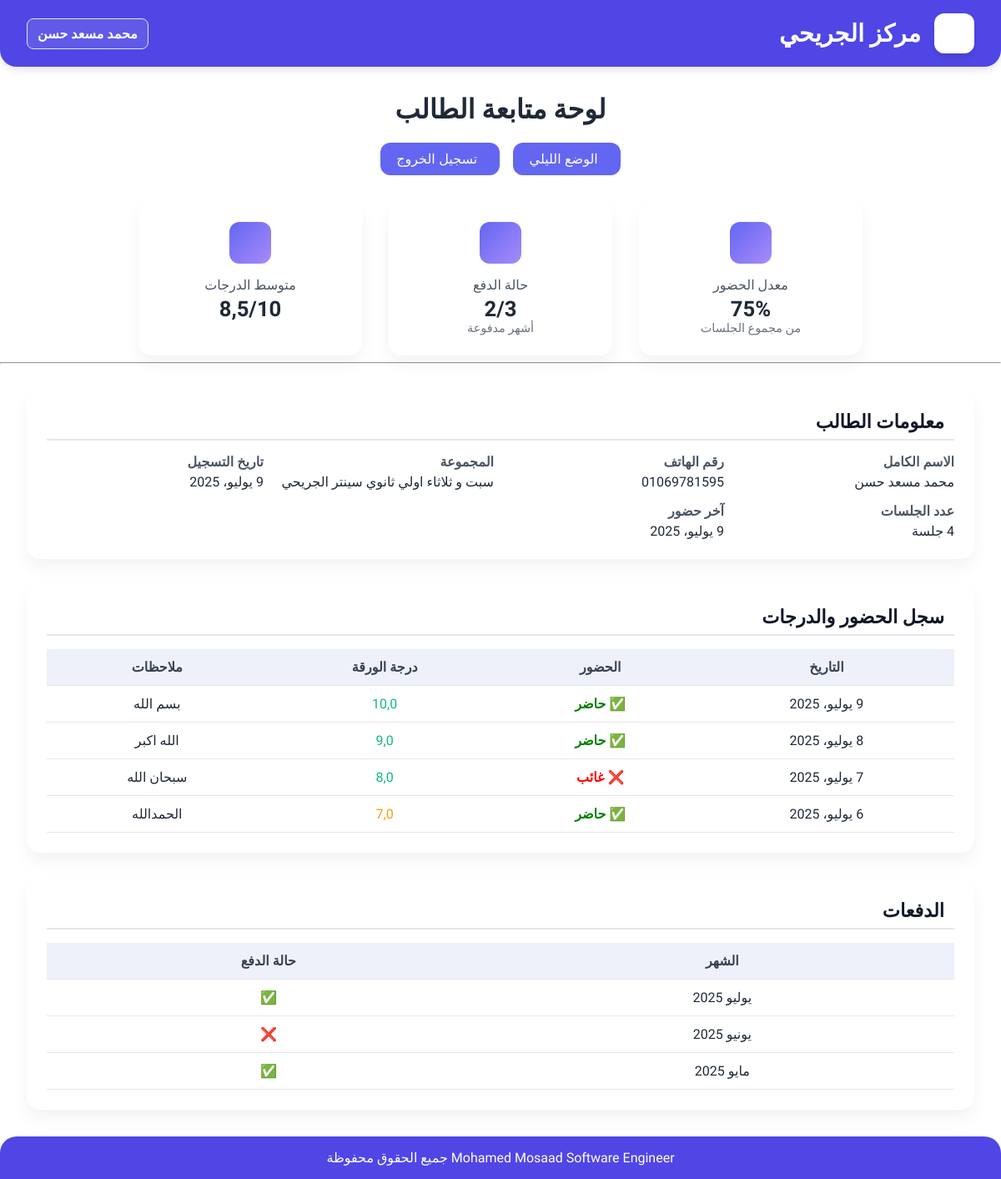
The page /dashboard/ (signed in) on the database its author committed.
### students/models.py (models this page shows, shortened)
class Student(models.Model):
    name = models.CharField(max_length=100, verbose_name='الاسم الكامل')
    phone = models.CharField(max_length=20, unique=True, verbose_name='رقم الهاتف')
    password = models.CharField(max_length=128, verbose_name='كلمة المرور')
    group = models.ForeignKey(Group, on_delete=models.SET_NULL, null=True, verbose_name='المجموعة')
    registration_date = models.DateField(auto_now_add=True, verbose_name='تاريخ التسجيل')
    class Meta:
        verbose_name = 'طالب'
        verbose_name_plural = 'الطلاب'

class Group(models.Model):
    name = models.CharField(max_length=50, verbose_name='اسم المجموعة')
    class Meta:
        verbose_name = 'مجموعة'
        verbose_name_plural = 'المجموعات'

### records/models.py (models this page shows, shortened)
class Record(models.Model):
    student = models.ForeignKey(Student, on_delete=models.CASCADE, related_name='records', verbose_name='الطالب')
    date = models.DateField(verbose_name='التاريخ')
    attendance = models.BooleanField(default=False, verbose_name='حضور')
    grade = models.FloatField(null=True, blank=True, verbose_name='الدرجة')
    notes = models.TextField(blank=True, verbose_name='ملاحظات')
    class Meta:
        verbose_name = 'سجل أسبوعي'
        verbose_name_plural = 'السجلات الأسبوعية'
        ordering = ['-date']

### payments/models.py (models this page shows, shortened)
class Payment(models.Model):
    student = models.ForeignKey(Student, on_delete=models.CASCADE, related_name='payments', verbose_name='الطالب')
    month = models.DateField(verbose_name='الشهر')
    is_paid = models.BooleanField(default=False, verbose_name='تم الدفع')
    class Meta:
        verbose_name = 'دفعة'
        verbose_name_plural = 'الدفعات'
        unique_together = ('student', 'month')
        ordering = ['-month']

### accounts/views.py (the view)
# urls.py: path('dashboard/', views.dashboard, name='dashboard'),
def dashboard(request):
    student_id = request.session.get('student_id')
    if not student_id:
        return redirect('login')
    student = Student.objects.get(id=student_id)
    records = student.records.order_by('-date')
    payments = student.payments.order_by('-month')
    total_sessions = records.count()
    attended = records.filter(attendance=True).count()
    attendance_rate = int(attended * 100 / total_sessions) if total_sessions else 0
    avg_grade = records.aggregate(avg=Avg('grade'))['avg'] or 0
    paid_count = payments.filter(is_paid=True).count()
    context = {
        'student': student,
        'records': records,
        'payments': payments,
        'attendance_rate': attendance_rate,
        'avg_grade': round(avg_grade, 1),
        'paid_count': paid_count,
        'total_payments': payments.count(),
    }
    return render(request, 'Student_Dashboard.html', context)

### templates/Student_Dashboard.html (shortened to what this page needs)
<!DOCTYPE html>
{% load static %}
<html dir="rtl" lang="ar">
<head>
    <link href="{% static 'Student_page.css' %}" rel="stylesheet">
</head>
<body>
    <header>
        <div class="logo">
            <div class="logo-icon">
            </div>
            <h1 class="logo-text">مركز الجريحي</h1>
        </div>
        <div class="user-info">
            <div class="user-details">
                <div class="user-name">{{ student.name }}</div>
            </div>
        </div>
    </header>
    <div class="container">
        <div class="dashboard-header">
            <h1 class="page-title">لوحة متابعة الطالب</h1>
            <div class="dashboard-actions">
                <button class="action-btn" onclick="toggleDarkMode()">
                    <span>الوضع الليلي</span>
                </button>
                <button class="action-btn" id="logoutBtn">
                    <span>تسجيل الخروج</span>
                </button>
            </div>
        </div>
        <div class="stats-grid">
            <div class="stat-card">
                <div class="stat-icon attendance-icon">
                </div>
                <div class="stat-title">معدل الحضور</div>
                <div class="stat-value">{{ attendance_rate }}%</div>
                <div class="stat-subtext">من مجموع الجلسات</div>
            </div>
            <div class="stat-card">
                <div class="stat-icon payment-icon">
                </div>
                <div class="stat-title">حالة الدفع</div>
                <div class="stat-value">{{ paid_count }}/{{ total_payments }}</div>
                <div class="stat-subtext">أشهر مدفوعة</div>
            </div>
            <div class="stat-card">
                <div class="stat-icon grade-icon">
                </div>
                <div class="stat-title">متوسط الدرجات</div>
                <div class="stat-value">{{ avg_grade }}/10</div>
                <div class="stat-subtext">&nbsp;</div>
            </div>
        </div>
        <hr class="section-divider">
        <div class="card">
            <div class="card-header">
                معلومات الطالب
            </div>
            <div class="card-body">
                <div class="student-info-grid">
                    <div class="info-item">
                        <div class="info-label">الاسم الكامل</div>
                        <div class="info-value">{{ student.name }}</div>
                    </div>
                    <div class="info-item">
                        <div class="info-label">رقم الهاتف</div>
                        <div class="info-value">{{ student.phone }}</div>
                    </div>
                    <div class="info-item">
                        <div class="info-label">المجموعة</div>
                        <div class="info-value"><span class="highlight">{{ student.group.name }}</span></div>
                    </div>
                    <div class="info-item">
                        <div class="info-label">تاريخ التسجيل</div>
                        <div class="info-value">{{ student.registration_date }}</div>
                    </div>
                    <div class="info-item">
                        <div class="info-label">عدد الجلسات</div>
                        <div class="info-value">{{ records|length }} جلسة</div>
                    </div>
                    <div class="info-item">
                        <div class="info-label">آخر حضور</div>
                        <div class="info-value">{{ records.0.date|default:"-" }}</div>
                    </div>
                </div>
            </div>
        </div>
        <div class="card">
            <div class="card-header">
                سجل الحضور والدرجات
            </div>
            <div class="card-body">
                <div class="table-container">
                    <table class="progress-table">
                        <thead>
                            <tr>
                                <th>التاريخ</th>
                                <th>الحضور</th>
                                <th>درجة الورقة</th>
                                <th>ملاحظات</th>
                            </tr>
                        </thead>
                        <tbody>
                            {% for record in records %}
                            <tr class="session-row">
                                <td>{{ record.date }}</td>
                                <td class="{% if record.attendance %}present{% else %}absent{% endif %}">
                                    {% if record.attendance %}✅ حاضر{% else %}❌ غائب{% endif %}
                                </td>
                                <td
                                    class="grade-cell {% if record.grade %}{% if record.grade >= 8 %}good-grade{% elif record.grade >= 6 %}avg-grade{% else %}low-grade{% endif %}{% endif %}">
                                    {{ record.grade|default:"-" }}
                                </td>
                                <td>{{ record.notes|default:"-" }}</td>
                            </tr>
                            {% empty %}
                            <tr>
                                <td colspan="4">لا توجد سجلات</td>
                            </tr>
                            {% endfor %}
                        </tbody>
                    </table>
                </div>
            </div>
        </div>
        <div class="card">
            <div class="card-header">
                الدفعات
            </div>
            <div class="card-body">
                <div class="table-container">
                    <table class="progress-table">
                        <thead>
                            <tr>
                                <th>الشهر</th>
                                <th>حالة الدفع</th>
                            </tr>
                        </thead>
                        <tbody>
                            {% for payment in payments %}
                            <tr>
                                <td>{{ payment.month|date:'F Y' }}</td>
                                <td class="{% if payment.is_paid %}paid{% else %}unpaid{% endif %}">
                                    {% if payment.is_paid %}✅{% else %}❌{% endif %}
                                </td>
                            </tr>
                            {% empty %}
                            <tr>
                                <td colspan="2">لا توجد دفعات</td>
                            </tr>
                            {% endfor %}
                        </tbody>
                    </table>
                </div>
            </div>
        </div>
    </div>
    <footer>
        <div class="footer-content">
            <div class="copyright">
                <span>Mohamed Mosaad Software Engineer</span>
                <span>جميع الحقوق محفوظة</span><br>
            </div>
        </div>
    </footer>
</body>
</html>

### static/Student_page.css (style rules this page uses)
body::before { content: ""; position: fixed; top: 0; left: 0; width: 100%; height: 100%; background: rgba(255, 255, 255, 0.85); z-index: -1; }
body { font-family: 'Cairo', sans-serif; color: #1f2937; margin: 0; padding: 0; background-size: contain; background-attachment: fixed; transition: background-color 0.4s ease, color 0.4s ease; }
header { background: #4f46e5; color: white; padding: 1rem 2rem; display: flex; justify-content: space-between; align-items: center; border-radius: 0 0 20px 20px; box-shadow: 0 4px 10px rgba(0, 0, 0, 0.1); transition: background-color 0.4s ease; }
.logo { display: flex; align-items: center; gap: 1rem; }
.logo-icon { font-size: 2.2rem; background: white; color: #4f46e5; width: 48px; height: 48px; display: flex; justify-content: center; align-items: center; border-radius: 12px; box-shadow: 0 4px 6px rgba(0, 0, 0, 0.1); transition: transform 0.3s ease; }
.logo-text { font-size: 1.8rem; font-weight: bold; margin: 0; color: white; }
.user-info { display: flex; align-items: center; gap: 1rem; border: 1px solid #e5e7eb; padding: 8px 12px; border-radius: 8px; background: rgba(255, 255, 255, 0.1); }
.user-name { font-size: 1rem; font-weight: 600; color: white; }
.dashboard-header { text-align: center; margin: 2rem 0; }
.dashboard-actions { display: flex; justify-content: center; gap: 1rem; margin-top: 1rem; flex-wrap: wrap; }
.action-btn { background: #6366f1; color: white; padding: 0.6rem 1.2rem; border: none; border-radius: 12px; font-size: 1rem; cursor: pointer; display: flex; align-items: center; gap: 0.5rem; transition: background 0.3s, box-shadow 0.3s ease; position: relative; overflow: hidden; }
.stats-grid { display: flex; flex-wrap: wrap; justify-content: center; gap: 2rem; padding: 0 2rem; }
.stat-card { background: white; border-radius: 16px; box-shadow: 0 10px 20px rgba(0,0,0,0.05); padding: 1.5rem; text-align: center; width: 220px; transition: transform 0.3s ease; animation: fadeInUp 0.6s ease-in-out both; }
.stat-icon { font-size: 2rem; background: linear-gradient(135deg, #6366f1, #a78bfa); color: white; width: 50px; height: 50px; margin: 0 auto 1rem; border-radius: 12px; display: flex; justify-content: center; align-items: center; transition: transform 0.3s ease, box-shadow 0.3s ease; }
.stat-title { font-size: 1rem; margin-bottom: 0.3rem; color: #4b5563; }
.stat-value { font-size: 1.6rem; font-weight: bold; color: #1f2937; }
.stat-subtext { font-size: 0.9rem; color: #6b7280; }
.card { background: white; margin: 2rem; padding: 1.5rem; border-radius: 16px; box-shadow: 0 10px 20px rgba(0,0,0,0.05); transition: background-color 0.3s ease, color 0.3s ease; animation: fadeInUp 0.6s ease-in-out both; }
.card-header { font-weight: 700; font-size: 1.4rem; margin-bottom: 1rem; color: #111827; display: flex; align-items: center; gap: 0.75rem; padding-bottom: 0.5rem; border-bottom: 2px solid #e5e7eb; text-shadow: 0 1px 1px rgba(0, 0, 0, 0.05); position: relative; }
.card-header::after { content: ''; position: absolute; bottom: 0; right: 0; height: 3px; width: 0; background: #6366f1; border-radius: 5px; transition: width 0.4s ease; }
.student-info-grid { display: grid; grid-template-columns: repeat(auto-fit, minmax(220px, 1fr)); gap: 1rem; }
.info-label { font-weight: bold; color: #4b5563; }
.info-value { margin-top: 0.3rem; color: #1f2937; }
.table-container { overflow-x: auto; }
.progress-table { width: 100%; border-collapse: collapse; }
.progress-table th, .progress-table td { padding: 0.75rem 1rem; text-align: center; border-bottom: 1px solid #e5e7eb; transition: background-color 0.3s ease; }
.progress-table th { background-color: #eef1f9; color: #374151; }
.present { color: green; font-weight: bold; }
.absent { color: red; font-weight: bold; }
.good-grade { color: #10b981; }
.avg-grade { color: #f59e0b; }
footer { background: #4f46e5; color: white; padding: 1rem; text-align: center; margin-top: 2rem; border-radius: 20px 20px 0 0; transition: background-color 0.4s ease; }

### rows shown on the page
Student: name "محمد مسعد حسن", phone "01069781595", group.name "سبت و ثلاثاء اولي ثانوي سينتر الجريحي", registration_date "9 يوليو، 2025"
Record: date "9 يوليو، 2025", attendance "✅ حاضر", grade "10,0", notes "بسم الله"
Record: date "8 يوليو، 2025", attendance "✅ حاضر", grade "9,0", notes "الله اكبر"
Record: date "7 يوليو، 2025", attendance "❌ غائب", grade "8,0", notes "سبحان الله"
Record: date "6 يوليو، 2025", attendance "✅ حاضر", grade "7,0", notes "الحمدالله"
Payment: month "يوليو 2025"
Payment: month "يونيو 2025"
Payment: month "مايو 2025"

### other values the page prints
{{ attendance_rate }} "75"
{{ paid_count }} "2"
{{ total_payments }} "3"
{{ avg_grade }} "8,5"
{{ records|length }} "4"
